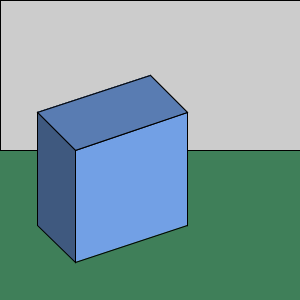
Frame 1 (no input)
Frame 60 (the mouse pressed at the canvas centre just before this capture): identical to frame 1, image omitted
Frame 120 (the mouse held since frame 60 and released just before this capture): identical to frame 1, image omitted

The Processing sketch that drew this single still picture (run headless with seeded random() and noise(); from frame 60 on, the mouse is pressed at the canvas centre):

// Processing sketch: processing_36314
// ── processing_36314.pde

//magic box

void setup() {
  size(300, 300);
  colorMode(HSB, 100);
  smooth();
}

int x = 0;

void draw() {
  background(40, 50, 50);
  fill(80);
  rect(0, 0, width, height/2);
  strokeWeight(1);
  fill(60, 50, 20);
  quad(width*1/8, height*3/8, width*1/8, height*6/8, width*4/8, height*6/8, width*4/8, height*2/8);
  fill(60, 50, 50);
  quad(width*4/8, height*2/8, width*4/8, height*5/8, width*5/8, height*6/8, width*5/8, height*3/8);
  fill(60, 50, 90);
  quad(width*2/8, height*7/8, width*5/8, height*6/8, width*5/8, height*3/8, width*2/8, height*4/8);
  fill(60, 50, 70);
  quad(width*2/8, height*4/8-x, width*5/8, height*3/8-x, width*4/8, height*2/8-x, width*1/8, height*3/8-x);
  fill(60, 50, 50);
  quad(width*1/8, height*3/8, width*2/8, height*4/8, width*2/8, height*7/8, width*1/8, height*6/8);
}
//a box is created by utilizing quads with shading
void mouseDragged() {
  x++;
  if (mouseY>150) {
    x--; //this line is to undo the code that raises the lid
    x--; //this line allows you to lower the lid
  }
}

//operation:  drag the mouse around in the gray region to raise the lid.
//            drag the mouse around in the green region to lower the lid.
//CAUTION:    lowering the lid too far will destroy the illusion.
